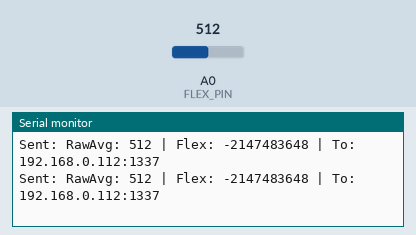
Simulated run of this sketch. Board: ESP8266 (NodeMCU). Parts: the last lines printed to the serial monitor. The test bench sets the inputs (shaded band); at power-on: A0 (FLEX_PIN) = 512. WiFi joins after 1.5 s; servers stay silent unless stated.

Above: at 2.7 s.
2.8 s: A0 (FLEX_PIN) set to 716
At 2.9 s:
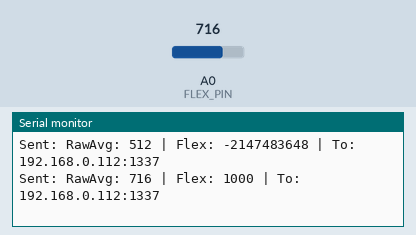
4.3 s: A0 (FLEX_PIN) set to 900
At 4.34 s:
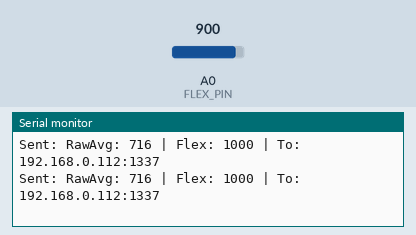
Timing chart, 0 to 7.3 s (numbered marks = the images above; inputs shaded):
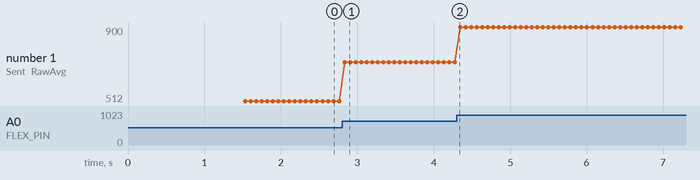

Measured:
- after the input at 2.8 s, the serial monitor: prints a new line at once (image 1)
- plotted number 1: 512 → 716 after the input at 2.8 s, 716 → 900 after the input at 4.3 s

The sketch:

wifi_flex_esp8266.ino
```cpp
#include <ESP8266WiFi.h>
#include <WiFiUdp.h>

// WiFi credentials
const char* ssid = "YOUR_SSID";      // Replace with your WiFi name
const char* password = "PASSWORD";  // Replace with your WiFi password

// UDP settings
const char* udpAddress = "192.168.0.112";  // Replace with receiver PC IP address
const int udpPort = 1337;                   // Port number
WiFiUDP udp;

// Flex sensor settings
#define FLEX_PIN A0
#define SAMPLES 10
int rawMin = 4095;
int rawMax = 0;

void setup() {
  Serial.begin(115200);
  delay(10);

  // Connect to WiFi
  Serial.println();
  Serial.print("Connecting to ");
  Serial.println(ssid);

  WiFi.begin(ssid, password);

  while (WiFi.status() != WL_CONNECTED) {
    delay(500);
    Serial.print(".");
  }

  Serial.println();
  Serial.println("WiFi connected!");
  Serial.print("IP address: ");
  Serial.println(WiFi.localIP());

  // Begin UDP
  udp.begin(udpPort);
  Serial.println("UDP started");
}

void loop() {
  // Check WiFi connection
  if (WiFi.status() != WL_CONNECTED) {
    Serial.println("WiFi disconnected! Reconnecting...");
    WiFi.begin(ssid, password);
    while (WiFi.status() != WL_CONNECTED) {
      delay(500);
      Serial.print(".");
    }
    Serial.println("\nReconnected!");
  }

  // Read flex sensor with averaging
  long sum = 0;
  for (int i = 0; i < SAMPLES; i++) {
    sum += analogRead(FLEX_PIN);
    delay(2);
  }
  int rawAvg = sum / SAMPLES;

  // Auto-calibration
  rawMin = min(rawMin, rawAvg);
  rawMax = max(rawMax, rawAvg);

  // Normalize
  float norm = (rawAvg - rawMin) / (float)(rawMax - rawMin);
  norm = constrain(norm, 0.0, 1.0);

  // Sensitivity boost
  float curved = pow(norm, 1.5);

  // Scale to 0–1000
  int flex = (int)(curved * 1000);

  // Create message
  String message = String(rawAvg) + "," + String(flex);

  // Send via UDP
  udp.beginPacket(udpAddress, udpPort);
  udp.print(message);
  udp.endPacket();

  // Debug print
  Serial.print("Sent: RawAvg: ");
  Serial.print(rawAvg);
  Serial.print(" | Flex: ");
  Serial.print(flex);
  Serial.print(" | To: ");
  Serial.print(udpAddress);
  Serial.print(":");
  Serial.println(udpPort);

  delay(50);
}
```
